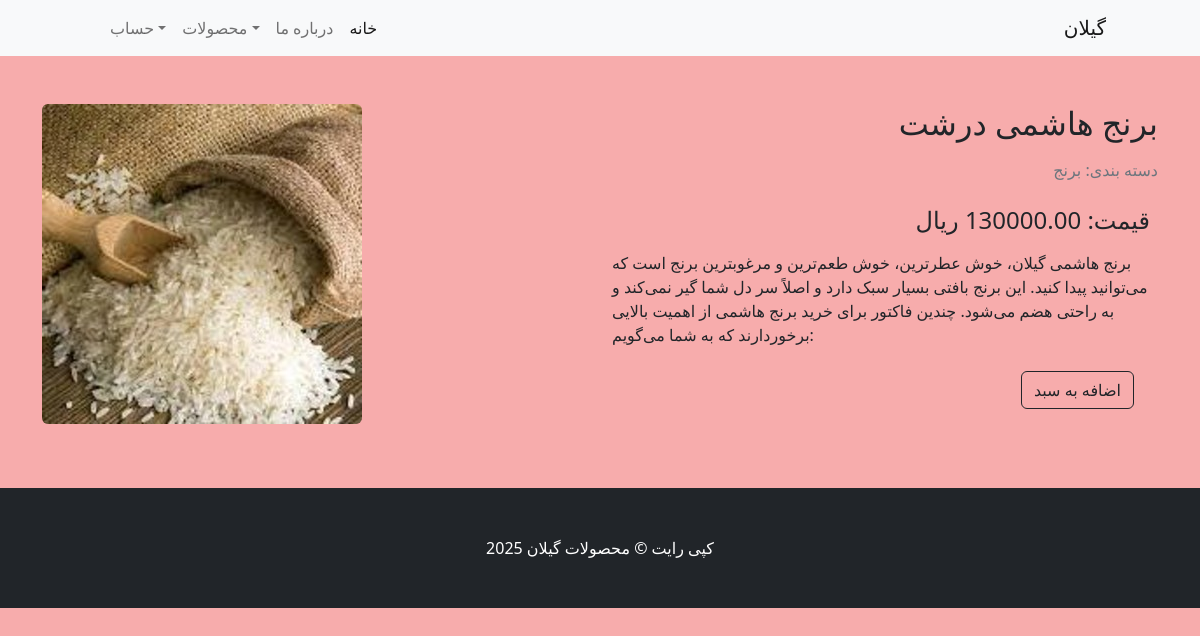
Page /product/1 on the committed database.
### store/models.py (models this page shows, shortened)
class product(models.Model):
    name = models.CharField(max_length=225)
    price = models.DecimalField(default=0, max_digits=10, decimal_places=2)
    description = models.TextField(blank=True, null=True)
    category = models.ForeignKey(category, on_delete=models.CASCADE, default=1)
    image = models.ImageField(upload_to='uploads/product/', null=True)

class category(models.Model):
    name = models.CharField(max_length=50)
    def __str__(self):
        return self.name

### store/views.py (the view)
# urls.py: path('product/<int:product_id>',views.productpage, name='product'),
def productpage(request,product_id):
    myproduct = get_object_or_404(product, id= product_id)
    if request.method == "POST":
        return redirect('cart:cart_add',product_id=myproduct.name)
    return render(request,'product.html', {'product': myproduct})

### cart/context_processors.py (called while the page is built)
def cart(request):
    return{'cart':Cart(request)}

### templates/product.html (shortened to what this page needs)
{% extends "index.html" %}
{%block content%}
<div class="container mt-5">
    <div class="row">
        <div class="col-md-6 mb-4">
            <img src="{{product.image.url}}" alt="Product" class="img-fluid rounded mb-3 product-image" id="mainImage">
        </div>
        <div class="col-md-6">
            <h2 class="mb-3 d-flex flex-row-reverse">{{product.name}}</h2>
            <p class="text-muted mb-4 d-flex flex-row-reverse">دسته بندی: {{product.category}} </p>
            <div class="mb-3">
                <span class="h4 me-2 d-flex flex-row-reverse">قیمت: {{product.price}} ریال</span>
            </div>
            <p class="mb-4 d-flex justify-content-end">{{product.description}}</p>
            <div class="d-flex flex-row-reverse card-footer p-4 pt-0 border-top-0 bg-transparent">
                <form method="post">
                    <input type="submit" value="اضافه به سبد" class="btn btn-outline-dark mt-auto">
                </form>
            </div>
        </div>
    </div>
</div>
{%endblock content%}

### rows in the picture
product: image (picture), name "برنج هاشمی درشت", category "برنج", description "برنج هاشمی گیلان، خوش عطرترین، خوش طعم‌ترین و مرغوبترین برنج است که می‌توانید پیدا کنید. این برنج بافتی بسیار سبک دارد و اصلاً سر دل شما گیر نمی‌کند و به راحتی هضم می‌شود. چندین فاکتور برای خرید برنج هاشمی از اهمیت بالایی برخوردارند که به شما می‌گویم:"
